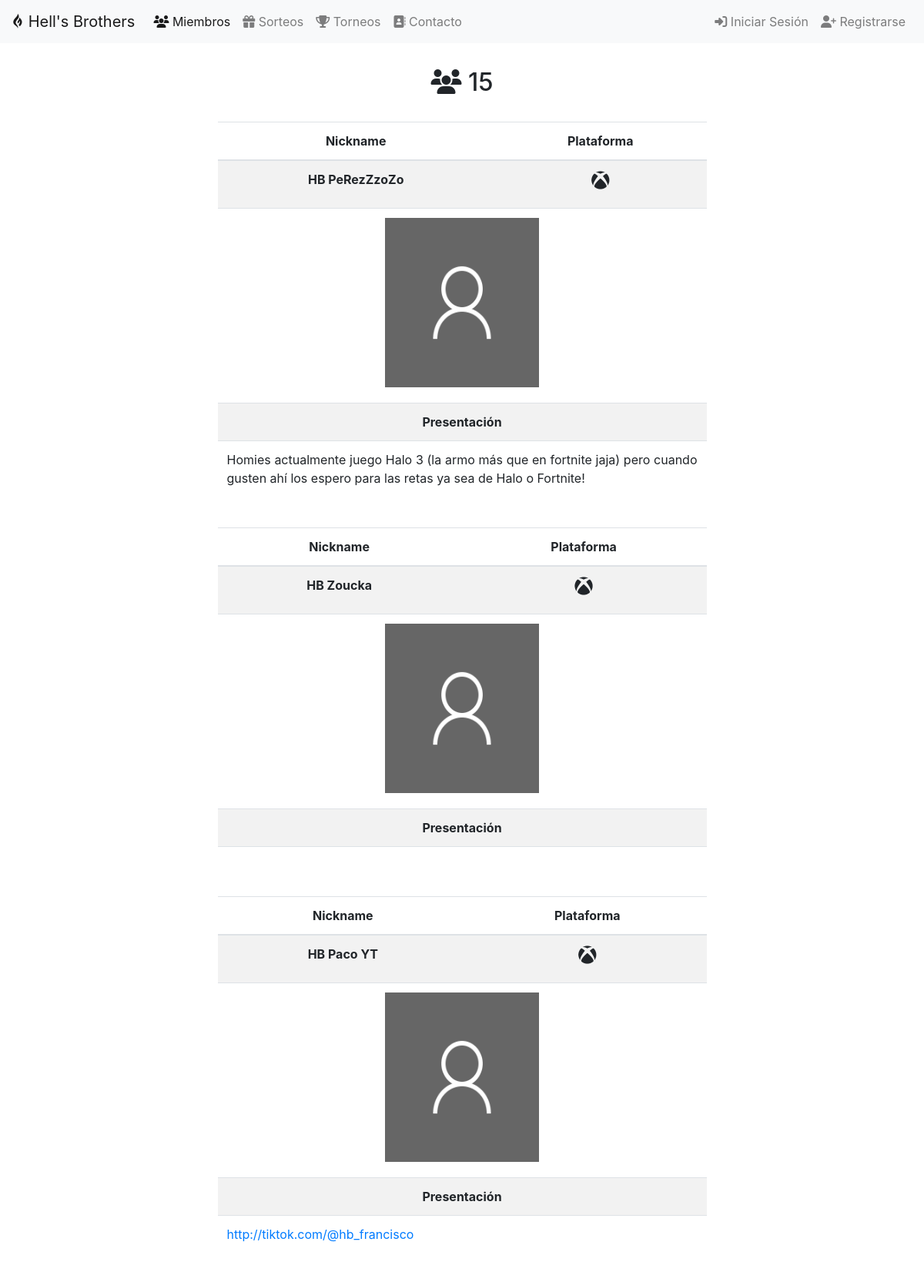
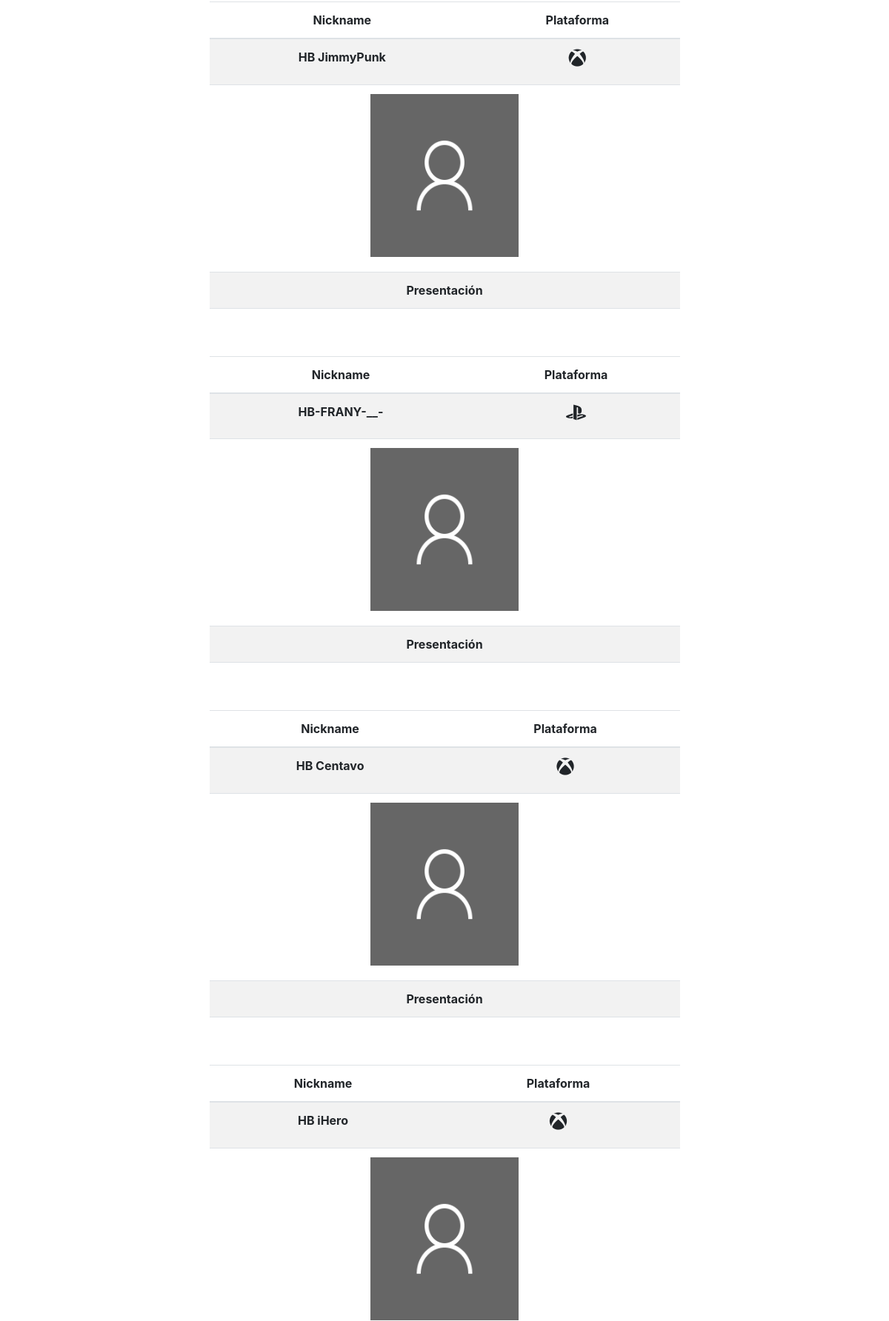
/vistas/miembros.php (upper part), run on the app's committed database (2 pictures, top to bottom).
### tables this page shows
CREATE TABLE `miembros` (
  `id` int(11) NOT NULL,
  `nombre` varchar(30) NOT NULL,
  `apellido` varchar(30) NOT NULL,
  `plataforma` varchar(20) NOT NULL,
  `nickname` varchar(25) NOT NULL,
  `email` varchar(50) NOT NULL,
  `password` varchar(255) NOT NULL,
  `ciudad` varchar(30) NOT NULL,
  `pais` varchar(20) NOT NULL,
  `estado` varchar(40) NOT NULL,
  `fechaNac` date NOT NULL,
  `fechaReg` datetime NOT NULL,
  `activo` tinyint(4) NOT NULL
);

CREATE TABLE `presentacion` (
  `id` int(11) NOT NULL,
  `miembro_id` int(11) NOT NULL,
  `presentacion` text,
  `fecha` datetime NOT NULL,
  `activa` tinyint(4) NOT NULL
);

### app/controlSesion.php (called while the page is built, shortened)
<?php
class ControlSesion{
    public static function sesionIniciada(){
        if(isset($_SESSION['idMiembro']) && isset($_SESSION['nicknameMiembro'])){
            return true;
        }else{
            return false;
        }
    }
}

### app/RepositorioMiembros.php (called while the page is built, shortened)
<?php
class RepositorioMiembro {
    public static function getTodos($conexion) {
        $miembros = array();
        if (isset($conexion)) {
            try {
                include_once 'miembro.php';
                $sql = "SELECT * FROM miembros";
                $sentencia = $conexion->prepare($sql);
                $sentencia->execute();
                $resultado = $sentencia->fetchAll();
                if (count($resultado)) {
                    foreach ($resultado as $fila) {
                        $miembros[] = new Miembro($fila['id'], $fila['nombre'],
                        $fila['apellido'], $fila['plataforma'], $fila['nickname'],
                        $fila['email'], $fila['password'], $fila['ciudad'], $fila['pais'],
                        $fila['estado'], $fila['fechaNac'],
                        $fila['fechaReg'], $fila['activo']);
                    }
                } else {
                    print '<h1 class="text-center">No hay miembros</h1>';
                }
            } catch (Exception $ex) {
                print 'Error:' . $ex->getMessage();
            }
        }
        return $miembros;
    }
    public static function getNumeroMiembros($conexion) {
        $totalMiembros = null;
        if (isset($conexion)) {
            try {
                $sql = "SELECT COUNT(*) as total FROM miembros";
                $sentencia = $conexion->prepare($sql);
                $sentencia->execute();
                $resultado = $sentencia->fetch();
                $totalMiembros = $resultado['total'];
            } catch (PDOException $ex) {
                print 'Error:' . $ex->getMessage();
            }
        }
        return $totalMiembros;
    }
    public static function getMiembroId($conexion, $id){
        $miembro= null;
        if(isset($conexion)){
            try{
                include_once 'miembro.php';
                $sql= "SELECT * FROM miembros WHERE id= :id";
                $sentencia= $conexion-> prepare($sql);
                $sentencia-> bindParam(':id', $id, PDO::PARAM_STR);
                $sentencia-> execute();
                $resultado= $sentencia-> fetch();
                if(!empty($resultado)){
                    $miembro = new Miembro($resultado['id'], $resultado['nombre'],
                        $resultado['apellido'], $resultado['plataforma'], $resultado['nickname'],
                        $resultado['email'], $resultado['password'], $resultado['ciudad'], $resultado['pais'],
                        $resultado['estado'], $resultado['fechaNac'],
                        $resultado['fechaReg'], $resultado['activo']);
                }
            } catch (PDOException $ex) {
                print 'ERROR: ' . $ex-> getMessage();
            }
        }
        return $miembro;
    }
}

### app/conexion.php (called while the page is built, shortened)
<?php
class conexion{
    private static $conexion;
    public static function abrir_conexion(){
        if(!isset(self::$conexion)){
            try{
                self::$conexion = new PDO('mysql:host='.NOMBRE_SERVIDOR.'; dbname='.NOMBRE_BD, NOMBRE_USUARIO, PASSWORD);
                self::$conexion -> setAttribute(PDO::ATTR_ERRMODE, PDO::ERRMODE_EXCEPTION);
                self::$conexion -> exec("SET CHARACTER SET utf8");
            } catch (PDOException $ex) {
                print "ERROR:" . $ex -> getMessage() . "<br>";
                die();
            }
        }
    }
    public static function obtener_conexion(){
        return self::$conexion;
    }
}

### app/miembro.php (called while the page is built, shortened)
<?php
class Miembro{
    private $id;
    private $plataforma;
    private $nickname;
    public function __construct($id, $nombre, $apellido, $plataforma,
            $nickname, $email, $password, $ciudad, $pais,
            $estado, $fechaNac, $fechaReg, $activo){
        $this-> id=$id;
        $this-> plataforma=$plataforma;
        $this-> nickname=$nickname;
    }
    public function getId(){
        return $this-> id;
    }
     public function getPlataforma(){
        return $this-> plataforma;
    }
     public function getNickname(){
        return $this-> nickname;
    }
}

### app/RepositorioPresentacion.php (called while the page is built, shortened)
<?php
include_once 'app/conexion.php';
include_once 'app/presentacion.php';
class RepositorioPresentacion{
     public static function getPresentacionMiembroId($conexion, $miembroId){
        $presentacion= null;
        if(isset($conexion)){
            try{
                $sql="SELECT * FROM presentacion WHERE miembro_id = :miembro_id";
                $sentencia = $conexion->prepare($sql);
                $sentencia-> bindParam(':miembro_id', $miembroId, PDO::PARAM_STR);
                $sentencia->execute();
                $resultado= $sentencia-> fetch();
                if(!empty($resultado)){
                    $presentacion= new Presentacion(
                            $resultado['id'], $resultado['miembro_id'],
                            $resultado['presentacion'], $resultado['fecha'],
                            $resultado['activa']);
                }
            } catch (PDOException $ex) {
                print 'ERROR: ' . $ex->getMessage();
            }
        }
        return $presentacion;
    }
}

### app/presentacion.php (called while the page is built, shortened)
<?php
class Presentacion{
    private $presentacion;
    public function __construct($id, $miembro_id, $presentacion, $fecha, $activa){
        $this-> presentacion=$presentacion;
    }
     public function getPresentacion(){
        return $this-> presentacion;
    }
}

### app/escritorMiembros.php (the view, shortened to what this page needs)
<?php
include_once 'app/conexion.php';
include_once 'app/miembro.php';
include_once 'app/RepositorioMiembros.php';
include_once 'app/escritorPresentaciones.php';
class EscritorMiembros {
    public static function escribirMiembros() {
        $miembros = RepositorioMiembro::getTodos(conexion::obtener_conexion());
        if (count($miembros)) {
            foreach ($miembros as $miembro){
                self::escribirMiembro($miembro);
            }
        }
    }
    public static function escribirMiembro($miembro) {
        $miembro = RepositorioMiembro::getMiembroId(conexion::obtener_conexion(), $miembro->getId());
        ?>
        <table class="table table-striped">
        <thead class="text-center">
                <tr>
                    <th colspan="2">Nickname</th>
                    <th colspan="2">Plataforma</th>
                </tr>
            </thead>
            <tbody>
                <tr>
                    <td colspan="2" class="text-center"><b><?php echo $miembro->getNickname();?></b></td>
                    <td colspan="2" class="text-center"><?php $icon=$miembro->getPlataforma();
                            if($icon=='Xbox One'){
                             echo $icon= '<h4><i class="fab fa-xbox"></i></h4>';
                            }
                            if($icon=='Play Station'){
                             echo $icon= '<h4><i class="fab fa-playstation"></i></h4>';
                            }
                            ?>
                    </td>
                </tr>
                <tr>
                    <td colspan="4" class="text-center"><?php $miembro->getId();?>
                    <?php
                    if(file_exists(DIRECTORIO_RAIZ."/subidas/".$miembro->getId())){
                        ?>
                    <img class="img-responsive mb-2" src="<?php echo SERVIDOR.'/subidas/'.$miembro->getId(); ?>" width="200" height="220">
                    <?php
                    }else{
                        ?>
                    <img class="mb-2" src="img/sinperfil.png" width="200" height="220">
                    <?php
                    }
                    ?>
                    </td>
                </tr>
                <tr>
                    <th colspan="4" class="text-center">Presentación</th>
                </tr>
                <tr>
                <td colspan="4" class="text-justify"><?php EscritorPresentaciones::escribirPresentacion($miembro->getId()) ?> </td>
                </tr>
            </tbody>
        </table>
        <br>
      <?php
}
}

### plantillas/inicio.php (shortened to what this page needs)
<!DOCTYPE html>
<html lang="es">
    <head>
        <link rel="stylesheet" href="https://stackpath.bootstrapcdn.com/bootstrap/4.5.0/css/bootstrap.min.css">
        <link rel="stylesheet" href="css/estilos.css">
    </head>
    <body>

### plantillas/navbar.php (shortened to what this page needs)
<?php
include_once 'app/controlSesion.php';
$totalUsuarios = RepositorioMiembro::getNumeroMiembros(conexion::obtener_conexion());
?>
<nav class="navbar navbar-expand-md fixed-top navbar-light bg-light">
  <a class="navbar-brand" href="<?php echo SERVIDOR ?>">
      <i class="fab fa-gripfire"></i> Hell's Brothers</a>
  <div class="collapse navbar-collapse" id="navbarSupportedContent">
    <ul class="navbar-nav mr-auto">
      <li class="nav-item active">
        <a class="nav-link" href="<?php echo RUTA_MIEMBROS ?>"><i class="fas fa-users"></i> Miembros<span class="sr-only">(current)</span></a>
      </li>
      <li class="nav-item">
        <a class="nav-link" href="<?php echo RUTA_SORTEOS ?>"><i class="fas fa-gift"></i> Sorteos</a>
      </li>
      <li class="nav-item">
        <a class="nav-link" href="<?php echo RUTA_TORNEOS ?>"><i class="fas fa-trophy"></i> Torneos</a>
      </li>
      <li class="nav-item">
          <a class="nav-link" href="<?php echo RUTA_CONTACTO ?>"><i class="fas fa-address-book"></i> Contacto</a>
      </li>
    </ul>
      <ul class="nav navbar-nav navbar-rigth">
          <?php
            if (ControlSesion::sesionIniciada()) {
          ?>
          <li class="nav-item">
            <a class="nav-link" href="<?php echo RUTA_PERFIL ?>">
                <i class="fas fa-user"></i>
                    <?php echo ' ' . $_SESSION['nicknameMiembro']; ?>
                </a>
          </li>
          <li class="nav-item">
            <a class="nav-link" href="<?php echo RUTA_LOGOUT ?>">
            <i class="fas fa-sign-out-alt"></i> Cerrar Sesión
            </a>
          </li>
          <?php
            } else {
            ?>
      <li class="nav-item">
        <a class="nav-link" href="<?php echo RUTA_LOGIN ?>"><i class="fas fa-sign-in-alt"></i> Iniciar Sesión</a>
      </li>
      <li class="nav-item">
        <a class="nav-link" href="<?php echo RUTA_REGISTRO ?>"><i class="fas fa-user-plus"></i> Registrarse</a>
      </li>
      <?php
       }
      ?>
      </ul>
  </div>
</nav>

### vistas/miembros.php (shortened to what this page needs)
<?php
include_once 'app/conexion.php';
include_once 'app/miembro.php';
include_once 'app/RepositorioMiembros.php';
include_once 'app/RepositorioPresentacion.php';
include_once 'app/escritorMiembros.php';
include_once 'app/escritorPresentaciones.php';
$totalMiembros = RepositorioMiembro:: getNumeroMiembros(Conexion::obtener_conexion());
include_once 'plantillas/inicio.php';
include_once 'plantillas/navbar.php';
?>
<br>
<h2 class="text-center">
<i class="fas fa-users"></i> <?php echo $totalMiembros; ?>
</h2>
<br>
<div class="container">
<div class="row justify-content-center">
    <div class="col-md-7">
<?php
EscritorMiembros::escribirMiembros();
?>
    </div>
</div>
</div>
<?php
include_once 'plantillas/fin.php';

### app/escritorPresentaciones.php (shortened to what this page needs)
<?php
include_once 'app/conexion.php';
include_once 'app/miembro.php';
include_once 'app/RepositorioPresentacion.php';
class EscritorPresentaciones {
    public static function escribirPresentacion($id) {
        $miembroId = RepositorioPresentacion::getPresentacionMiembroId(conexion::obtener_conexion(), $id);
        if(isset($miembroId)){
           echo nl2br($miembroId->getPresentacion());
        }else{
            echo "";
        }
    }
}

### plantillas/fin.php (shortened to what this page needs)
    </body>
</html>

### css/estilos.css (style rules this page uses)
body { padding-top: 4rem; }

### data on the page
miembros: nickname "HB PeRezZzoZo", plataforma "Xbox One" (drawn), presentacion.presentacion "Homies actualmente juego Halo 3 (la armo más que en fortnite jaja) pero cuando gusten ahí los espero para las retas ya sea de Halo o Fortnite!"
miembros: nickname "HB Zoucka", plataforma "Xbox One" (drawn)
miembros: nickname "HB Paco YT", plataforma "Xbox One" (drawn), presentacion.presentacion "http://tiktok.com/@hb_francisco"
miembros: nickname "HB JimmyPunk", plataforma "Xbox One" (drawn)
miembros: nickname "HB-FRANY-__-", plataforma "Play Station" (drawn)
miembros: nickname "HB Centavo", plataforma "Xbox One" (drawn)
miembros: nickname "HB iHero", plataforma "Xbox One" (drawn)

### other printed values
$totalMiembros "15"
